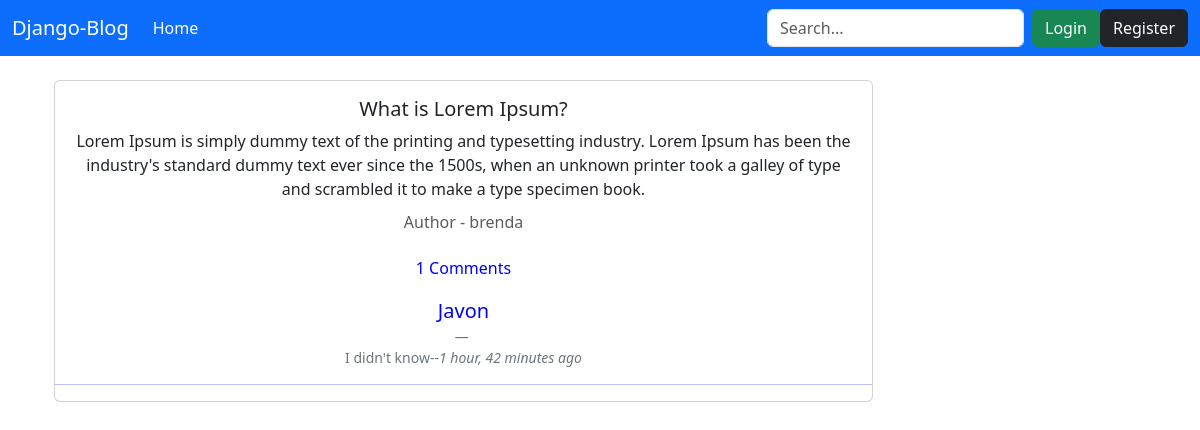
Screenshot of /post/3 with the database file from the repository.
### base/models.py (models this page shows, shortened)
class Post(models.Model):
    title = models.CharField(max_length=100)
    body = models.TextField()
    author = models.ForeignKey(User, on_delete=models.CASCADE)
    created = models.DateTimeField(auto_now_add=True)
    updated = models.DateTimeField(auto_now=True)
    class Meta:
        ordering = ['-created']

class Comment(models.Model):
    author = models.ForeignKey(User, on_delete=models.CASCADE)
    post = models.ForeignKey('Post', on_delete=models.CASCADE)
    comment = models.CharField(max_length=100)
    created = models.DateTimeField(auto_now_add=True)
    class Meta:
        ordering = ['-created']

### base/views.py (the view, shortened to what this page needs)
# urls.py: path('post/<str:pk>', views.getPost, name='post_detail'),
def getPost(request, pk):
    post = Post.objects.get(id=pk)
    return render(request, 'post_detail.html', {
        'post': post
    })

### templates/post_detail.html (shortened to what this page needs)
{% extends './base.html' %} {% block content %}
<div class="container text-center p-4">
  <div class="row align-items-start">
    <div class="col">
      <div class="card w-75 mb-3 col-6">
        <div class="card-body">
          <h5 class="card-title">{{ post.title }}</h5>
          <p class="card-text">{{post.body}}</p>
          <h6 class="card-subtitle mb-2 text-body-secondary">
            Author - {{ post.author }}
          </h6>
        </div>
        <div style="color: blue" class="comments-container">
          <p class="bs-info-text-emphasis">
            {{post.comment_set.all.count}} Comments
          </p>
          <figure>
            {% for comment in post.comment_set.all %}
            <blockquote class="blockquote">
              <p>{{comment.author}}</p>
            </blockquote>
            <figcaption class="blockquote-footer">
              <p>
                {{comment.comment}}--<cite title=""
                  >{{comment.created|timesince}} ago</cite
                >
              </p>
            </figcaption>
            <hr />
            {% endfor %}
          </figure>
        </div>
      </div>
    </div>
  </div>
</div>
{% endblock content %}

### rows the page displays
Post: title "What is Lorem Ipsum?", body "Lorem Ipsum is simply dummy text of the printing and typesetting industry. Lorem Ipsum has been the industry's standard dummy text ever since the 1500s, when an unknown printer took a galley of type and scrambled it to make a type specimen book.", author "brenda", comment_set.all.count "1"
Comment: author "Javon", comment "I didn't know", created "1 hour, 42 minutes"
